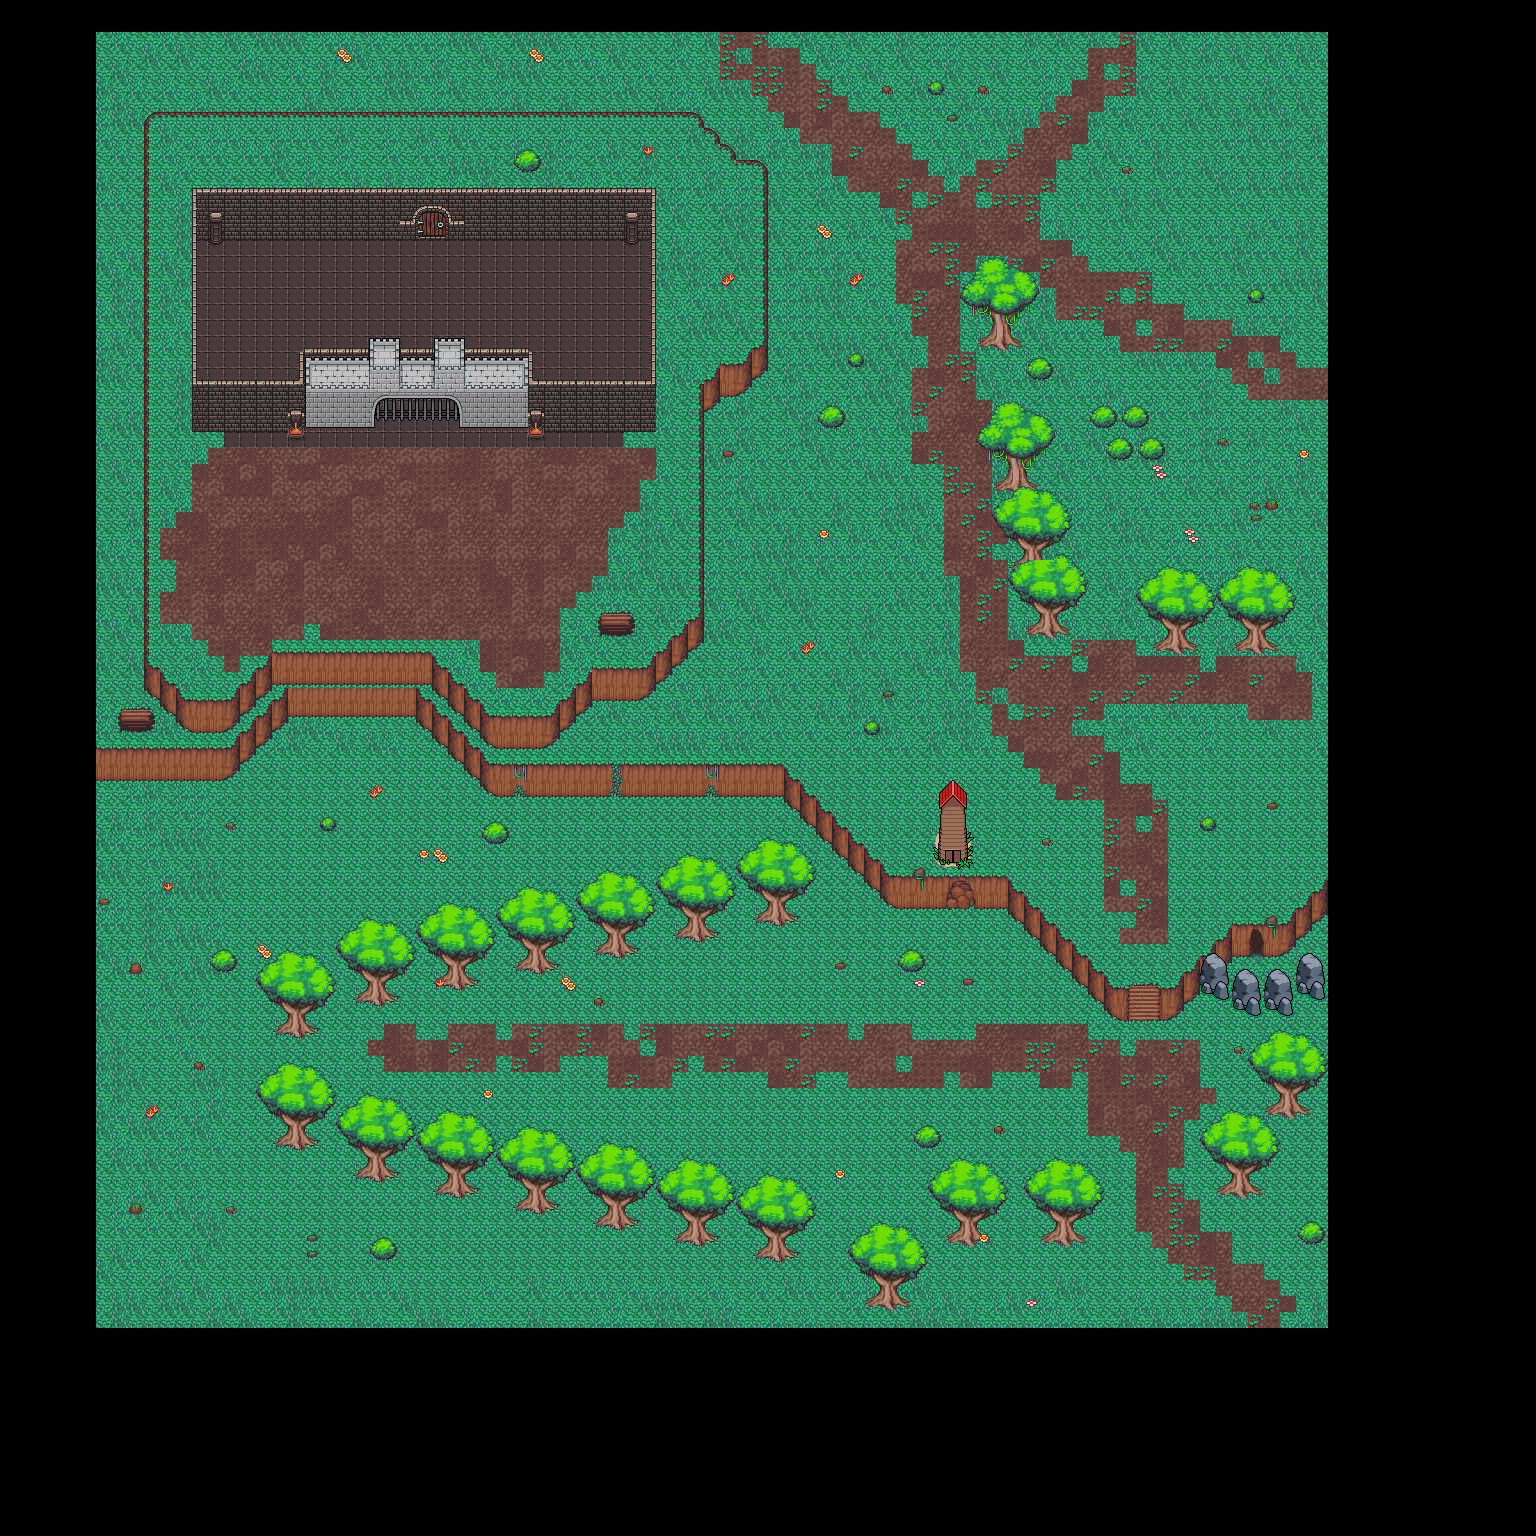

This is a level from a 2D game, rendered from its Tiled map with the project's own tilesets. A one-line summary and the map file follow, with tile-layer data summarised:
An orthogonal 96x96 tile map with 16x16 px tiles, 7 tile layers (Grass, Path, Tree/Object Collision, Collision2, ...), 3 tilesets and 100 objects (63x Wall, 25x Tree, 4x Rock, 3x Chest, Blocked_Cave_Entrance_1, ...).

<map version="1.2" tiledversion="1.2.2" orientation="orthogonal" renderorder="right-down" width="96" height="96" tilewidth="16" tileheight="16" infinite="0" nextlayerid="35" nextobjectid="111">
 <tileset firstgid="1" source="tiles_4.tsx" />
 <tileset firstgid="463" source="tiles_3.tsx" />
 <tileset firstgid="4679" source="tiles_2.tsx" />
 <layer id="28" name="Grass" width="96" height="96">
  <data>[9216 cells, 6237 non-empty, 44 distinct tile ids]</data>
 </layer>
 <layer id="29" name="Path" width="96" height="96">
  <data>[9216 cells, 1339 non-empty, 7 distinct tile ids]</data>
 </layer>
 <layer id="30" name="Tree/Object Collision" width="96" height="96">
  <data>[9216 cells, 557 non-empty, 63 distinct tile ids]</data>
 </layer>
 <layer id="31" name="Collision2" width="96" height="96">
  <data>[9216 cells, 30 non-empty, 22 distinct tile ids]</data>
 </layer>
 <layer id="32" name="Tree/Object Top" width="96" height="96">
  <data>[9216 cells, 654 non-empty, 68 distinct tile ids]</data>
 </layer>
 <layer id="33" name="Bushes" width="96" height="96">
  <data>[9216 cells, 89 non-empty, 17 distinct tile ids]</data>
 </layer>
 <layer id="34" name="Structures" width="96" height="96">
  <data>[9216 cells, 84 non-empty, 84 distinct tile ids]</data>
 </layer>
 <objectgroup id="5" name="Collisions">
  <object id="2" name="Chest_1" type="Chest" x="736.25" y="960" width="16.1667" height="17.5">
   <properties>
    <property name="ChestID" type="int" value="1" />
    <property name="Classifier" value="Weapon" />
    <property name="Damage" type="int" value="2" />
    <property name="Description" value="A typical adventurer's sword." />
    <property name="Durability" type="int" value="50" />
    <property name="tileID" value="tile072.png" />
    <property name="tileName" value="Traveler's Blade" />
   </properties>
  </object>
  <object id="3" name="Chest_2" type="Chest" x="735.75" y="1120.17" width="17.0833" height="15.75">
   <properties>
    <property name="ChestID" type="int" value="2" />
    <property name="Classifier" value="Food" />
    <property name="Description" value="Restores 2 hearts" />
    <property name="Durability" type="int" value="1" />
    <property name="tileID" value="tile000.png" />
    <property name="tileName" value="Blackberry" />
   </properties>
  </object>
  <object id="4" name="Wall" x="95.3333" y="749.333" width="129.333" height="18.6667" />
  <object id="5" name="Wall" x="226" y="745.333" width="14" height="18.6667" />
  <object id="6" name="Wall" x="241.333" y="731.333" width="12.6667" height="19.3333" />
  <object id="7" name="Wall" x="256" y="713.333" width="13.3333" height="20" />
  <object id="8" name="Wall" x="268" y="699.333" width="18.6667" height="17.3333" />
  <object id="9" name="Wall" x="286.667" y="687.333" width="128" height="18.6667" />
  <object id="10" name="Wall" x="416" y="693.333" width="14.6667" height="23.3333" />
  <object id="11" name="Wall" x="432.667" y="708.667" width="16" height="24.6667" />
  <object id="12" name="Wall" x="449.333" y="727.333" width="14.6667" height="20" />
  <object id="13" name="Wall" x="464" y="740" width="14.6667" height="25.3333" />
  <object id="14" name="Wall" x="479.333" y="754" width="17.3333" height="25.3333" />
  <object id="15" name="Wall" x="498" y="764" width="284.667" height="20.6667" />
  <object id="16" name="Wall" x="783.333" y="775.333" width="17.3333" height="22.6667" />
  <object id="17" name="Wall" x="801.333" y="792" width="13.3333" height="24" />
  <object id="18" name="Wall" x="814.667" y="801.333" width="16.6667" height="23.3333" />
  <object id="20" name="Wall" x="832" y="822" width="15.3333" height="21.3333" />
  <object id="21" name="Wall" x="850" y="839.333" width="12.6667" height="23.3333" />
  <object id="22" name="Wall" x="864" y="852.667" width="15.3333" height="24" />
  <object id="23" name="Wall" x="880.667" y="869.333" width="15.3333" height="23.3333" />
  <object id="24" name="Wall" x="894.667" y="876.667" width="47.3333" height="20.6667" />
  <object id="25" name="Wall" x="976.667" y="876.667" width="29.3333" height="19.3333" />
  <object id="26" name="Wall" x="942" y="876" width="34.6667" height="6" />
  <object id="27" name="Blocked_Cave_Entrance_1" x="942" y="882.667" width="34" height="25.3333" />
  <object id="28" name="Wall" x="1006.67" y="883.333" width="17.3333" height="25.3333" />
  <object id="30" name="Wall" x="1025.33" y="907.333" width="14" height="17.3333" />
  <object id="31" name="Wall" x="1040.67" y="921.333" width="14" height="17.3333" />
  <object id="32" name="Wall" x="1056.67" y="936" width="13.3333" height="17.3333" />
  <object id="33" name="Wall" x="1072" y="947.333" width="14" height="22.6667" />
  <object id="34" name="Wall" x="1088" y="967.333" width="18" height="22" />
  <object id="35" name="Wall" x="1107.33" y="986" width="18.6667" height="22" />
  <object id="36" name="Wall" x="1160" y="988.667" width="20" height="19.3333" />
  <object id="37" name="Wall" x="1182" y="974.667" width="15.3333" height="16.6667" />
  <object id="40" name="Rock" x="1200" y="956" width="27.3333" height="25.3333" />
  <object id="41" name="Rock" x="1232" y="972" width="26" height="26.6667" />
  <object id="42" name="Rock" x="1267.33" y="971.333" width="25.3333" height="26" />
  <object id="43" name="Rock" x="1297.33" y="956" width="24" height="26" />
  <object id="44" name="Wall" x="1232" y="925.333" width="15.3333" height="18.6667" />
  <object id="45" name="Wall" x="1264.67" y="925.333" width="28" height="18" />
  <object id="46" name="Wall" x="1281.33" y="907.333" width="30" height="16.6667" />
  <object id="47" name="Wall" x="1314" y="878.667" width="10.6667" height="31.3333" />
  <object id="48" name="Wall" x="1246.67" y="924.667" width="17.3333" height="5.33333" />
  <object id="49" name="Cave_Entrance_1" x="1247.33" y="931.333" width="17.3333" height="23.3333" />
  <object id="50" name="Tree" x="1266.67" y="1105.33" width="43.3333" height="12.6667" />
  <object id="51" name="Tree" x="1218" y="1182" width="44" height="16" />
  <object id="52" name="Tree" x="1038.67" y="1230" width="46.6667" height="16.6667" />
  <object id="53" name="Tree" x="942.667" y="1230.67" width="44" height="14.6667" />
  <object id="54" name="Tree" x="864" y="1296" width="48" height="14" />
  <object id="55" name="Tree" x="752.667" y="1247.33" width="44.6667" height="13.3333" />
  <object id="56" name="Tree" x="672.667" y="1228.67" width="43.3333" height="12.6667" />
  <object id="57" name="Tree" x="594.667" y="1218.67" width="42" height="9.33333" />
  <object id="58" name="Tree" x="512.667" y="1199.33" width="44.6667" height="12" />
  <object id="59" name="Tree" x="432" y="1183.33" width="44.6667" height="13.3333" />
  <object id="60" name="Tree" x="352.667" y="1168" width="42.6667" height="10" />
  <object id="61" name="Tree" x="273.333" y="1138" width="42.6667" height="8.66667" />
  <object id="62" name="Tree" x="273.333" y="1023.33" width="42.6667" height="14.6667" />
  <object id="63" name="Tree" x="350.667" y="991.333" width="48" height="12" />
  <object id="64" name="Tree" x="433.333" y="976" width="44" height="12.6667" />
  <object id="65" name="Tree" x="511.333" y="961.333" width="49.3333" height="12" />
  <object id="66" name="Tree" x="592.667" y="945.333" width="44.6667" height="12" />
  <object id="67" name="Tree" x="672" y="927.333" width="47.3333" height="12.6667" />
  <object id="68" name="Tree" x="753.333" y="911.333" width="42.6667" height="13.3333" />
  <object id="69" name="Tree" x="977.333" y="337.333" width="46" height="14" />
  <object id="70" name="Tree" x="993.333" y="481.333" width="44" height="13.3333" />
  <object id="71" name="Tree" x="1006" y="558.667" width="39.3333" height="14.6667" />
  </objectgroup>
</map>
<!-- 34 of 100 objects omitted -->
